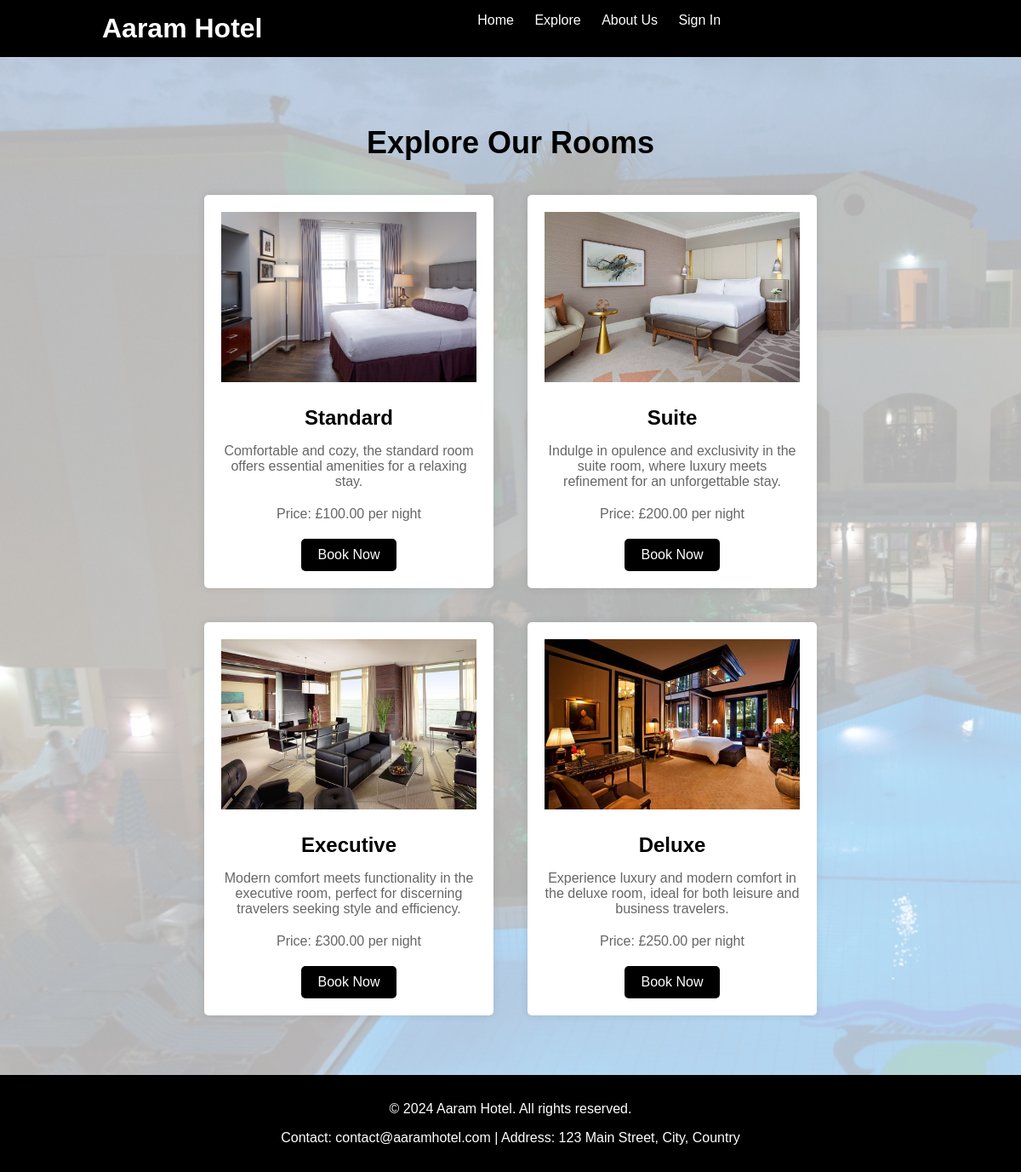
The app's page /WebApp/explore.php with its own data.
### tables this page shows
CREATE TABLE `rooms` (
  `room_id` varchar(10) NOT NULL,
  `hotel_id` varchar(10) DEFAULT NULL,
  `room_type` varchar(50) NOT NULL,
  `price` decimal(10,2) NOT NULL,
  `capacity` int(11) NOT NULL,
  `available` tinyint(1) NOT NULL DEFAULT 1,
  `description` text DEFAULT NULL
);

### WebApp/explore.php (the view, shortened to what this page needs)
<?php
$servername = "localhost";
$username = "root";
$password = "";
$database = "aaramhotel";
$conn = new mysqli($servername, $username, $password, $database);
$sql = "SELECT * FROM rooms WHERE available = 1";
$result = $conn->query($sql);
?>
<!DOCTYPE html>
<html lang="en">
<head>
    <link rel="stylesheet" href="explore_styles.css">
</head>
<body>
    <header>
        <div class="container">
            <h1>Aaram Hotel</h1>
            <nav>
                <ul>
                    <li><a href="index.html">Home</a></li>
                    <li><a href="explore.php">Explore</a></li>
                    <li><a href="aboutus.php">About Us</a></li>
                    <li><a href="signin.php">Sign In</a></li>
                </ul>
            </nav>
        </div>
    </header>
    <section class="main-content">
        <div class="container">
            <h2>Explore Our Rooms</h2>
            <div class="room-options">
                <?php
                if ($result->num_rows > 0) {
                    while($row = $result->fetch_assoc()) {
                        echo "<div class='room'>";
                        $image_filename = strtolower(str_replace(' ', '', $row["room_type"])) . ".jpg";
                        echo "<img src='" . $image_filename . "' alt='" . $row["room_type"] . "' width='300' height='200'>";
                        echo "<h3>" . $row["room_type"] . "</h3>";
                        echo "<p>" . $row["description"] . "</p>";
                        echo "<p>Price: £" . $row["price"] . " per night</p>";
                        echo "<a href='book.php?room_id=" . $row["room_id"] . "' class='btn book-btn'>Book Now</a>";
                        echo "</div>";
                    }
                } else {
                    echo "No available rooms.";
                }
                ?>
            </div>
        </div>
    </section>
    <footer>
        <div class="container">
            <p>&copy; 2024 Aaram Hotel. All rights reserved.</p>
            <p>Contact: contact@aaramhotel.com | Address: 123 Main Street, City, Country</p>
        </div>
    </footer>
</body>
</html>

### WebApp/explore_styles.css (style rules this page uses)
body { margin: 0; padding: 0; font-family: Arial, sans-serif; background-image: url('homepage.jpg'); background-size: cover; display: flex; flex-direction: column; min-height: 100vh; }
.container { width: 80%; margin: 0 auto; }
header { background-color: #000; color: #fff; padding: 15px 0; }
header h1 { margin: 0; float: left; }
nav { display: flex; justify-content: center; }
nav ul { margin: 0; padding: 0; list-style-type: none; }
nav ul li { display: inline; margin-left: 20px; }
nav ul li a { text-decoration: none; color: #fff; }
.main-content { flex-grow: 1; text-align: center; padding: 50px 0; background-color: rgba(255, 255, 255, 0.7); }
.main-content h2 { font-size: 36px; margin-bottom: 20px; }
.room-options { display: flex; justify-content: center; flex-wrap: wrap; }
.room { width: 300px; padding: 20px; margin: 20px; background-color: #fff; border-radius: 5px; box-shadow: 0 0 10px rgba(0, 0, 0, 0.1); }
.room h3 { font-size: 24px; margin-bottom: 10px; }
.room p { font-size: 16px; color: #666; margin-bottom: 20px; }
.btn { display: inline-block; padding: 10px 20px; background-color: #000; color: #fff; text-decoration: none; border-radius: 5px; transition: background-color 0.3s ease; }
footer { background-color: #000; color: #fff; padding: 15px 0; text-align: center; }

### records on screen
rooms: shows a picture, room_type "Standard", description "Comfortable and cozy, the standard room offers essential amenities for a relaxing stay.", price "100.00"
rooms: shows a picture, room_type "Suite", description "Indulge in opulence and exclusivity in the suite room, where luxury meets refinement for an unforgettable stay.", price "200.00"
rooms: shows a picture, room_type "Executive", description "Modern comfort meets functionality in the executive room, perfect for discerning travelers seeking style and efficiency.", price "300.00"
rooms: shows a picture, room_type "Deluxe", description "Experience luxury and modern comfort in the deluxe room, ideal for both leisure and business travelers.", price "250.00"
